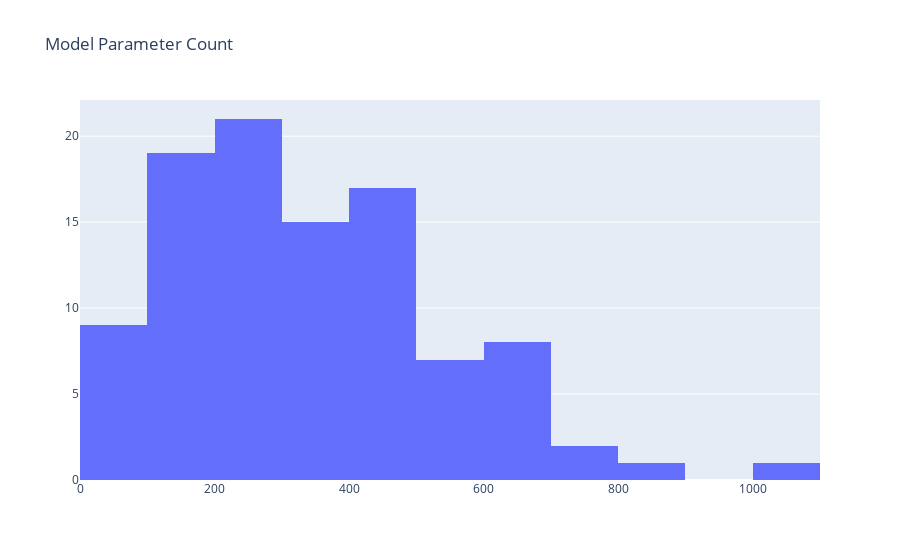

This figure's notebook cell:
### Code cell
fig = go.Figure()
fig.add_trace(go.Histogram(x=df_data["model_dim"], nbinsx=20))
fig.update_layout(
    title="Model Parameter Count"
)

### Figure 1 — Plotly figure (JSON) as saved in the notebook; plotly's stock layout.template omitted (floating-point values rounded to 4 significant figures)
{"data": [{"nbinsx": 20, "type": "histogram", "x": [290, 288, 404, 84, 68, 1092, 126, 308, 340, 224, 214, 180, 224, 614, 388, 322, 238, 500, 316, 244, 147, 69, 527, 304, 204, 80, 196, 898, 495, 609, 156, 228, 486, 288, 384, 64, 168, 190, 544, 657, 191, 416, 270, 513, 384, 225, 638, 430, 269, 480, 473, 620, 210, 308, 689, 415, 294, 306, 177, 351, 129, 601, 268, 33, 498, 380, 270, 92, 126, 146, 505, 232, 193, 90, 464, 44, 407, 130, 777, 328, 472, 405, 762, 246, 436, 414, 417, 150, 183, 289, 275, 369, 389, 405, 589, 502, 172, 196, 112, 601]}], "layout": {"title": {"text": "Model Parameter Count"}}}
